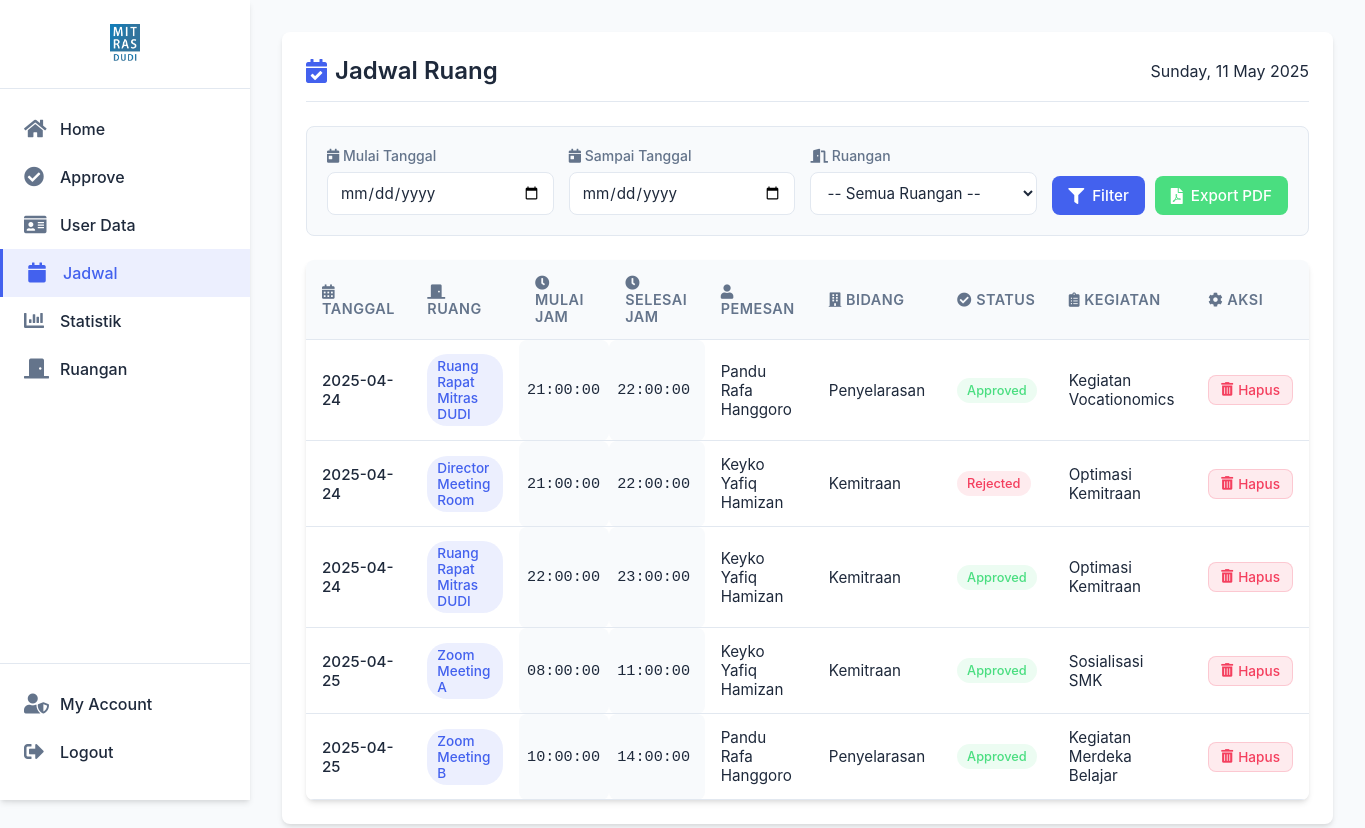
/admin_jadwal.php, run on the app's committed database.
### tables this page shows
CREATE TABLE `bookings` (
  `id` int(11) NOT NULL,
  `room` varchar(255) NOT NULL,
  `date` date NOT NULL,
  `time_start` time NOT NULL,
  `time_end` time NOT NULL,
  `field` varchar(255) NOT NULL,
  `user_id` int(11) NOT NULL,
  `status` enum('Pending','Approved','Rejected','Expired') DEFAULT 'Pending',
  `activity` text DEFAULT NULL
);

CREATE TABLE `users` (
  `id` int(11) NOT NULL,
  `nip` varchar(20) NOT NULL,
  `nama` varchar(100) NOT NULL,
  `jabatan` varchar(200) NOT NULL,
  `password` varchar(255) NOT NULL,
  `role` enum('Admin','User') NOT NULL,
  `is_admin` tinyint(1) DEFAULT 0
);

### admin_jadwal.php (the view, shortened to what this page needs)
<?php
$host = 'localhost';
$db = 'projek_ruangan';
$user = 'root';
$pass = '';
try {
    $pdo = new PDO("mysql:host=$host;dbname=$db", $user, $pass);
    $pdo->setAttribute(PDO::ATTR_ERRMODE, PDO::ERRMODE_EXCEPTION);
} catch (PDOException $e) {
    die("Koneksi ke database gagal: " . $e->getMessage());
}
$startDate = '';
$endDate = '';
$query = "
    SELECT bookings.id, bookings.room, bookings.date, bookings.time_start, bookings.time_end, bookings.field, bookings.status, bookings.activity, users.nama
    FROM bookings
    JOIN users ON bookings.user_id = users.id
";
$query .= " ORDER BY bookings.date, bookings.time_start";
$stmt = $pdo->prepare($query);
$stmt->execute();
$bookings = $stmt->fetchAll(PDO::FETCH_ASSOC);
$current_date = date('l, d F Y');
?>
<!DOCTYPE html>
<html lang="id">
<head>
    <link href='https://unpkg.com/boxicons@2.1.4/css/boxicons.min.css' rel='stylesheet'>
    <link rel="stylesheet" href="https://cdnjs.cloudflare.com/ajax/libs/font-awesome/5.15.3/css/all.min.css">
    <link rel="stylesheet" href="https://cdnjs.cloudflare.com/ajax/libs/animate.css/4.1.1/animate.min.css">
</head>
<body>
    <div class="sidebar">
        <div class="logo-area">
            <img src="gambar/LOGO 1 MITRAS.jpg" alt="Logo">
        </div>
        <a href="admin_home.php">
            <i class="fas fa-home"></i> <span>Home</span>
        </a>
        <a href="admin_approve.php">
            <i class="fas fa-check-circle"></i> <span>Approve</span>
        </a>
        <a href="admin_datauser.php">
            <i class="fas fa-id-card"></i> <span>User Data</span>
        </a>
        <a href="admin_jadwal.php" class="active">
            <i class="fas fa-calendar"></i> <span>Jadwal</span>
        </a>
        <a href="admin_statistik.php">
            <i class="fas fa-chart-bar"></i> <span>Statistik</span>
        </a>
        <a href="admin_ruang.php">
            <i class="fas fa-door-closed"></i> <span>Ruangan</span>
        </a>
        <div class="bottom-links">
            <a href="admin_akun.php">
                <i class="fas fa-user-shield"></i> <span>My Account</span>
            </a>
            <a href="logout.php" onclick="return confirmLogout();">
                <i class="fas fa-sign-out-alt"></i> <span>Logout</span>
            </a>
        </div>
    </div>
    <div class="main-jadwal">
        <div class="container-jadwal">
            <div class="dashboard animate__animated animate__fadeIn">
                <div class="page-header">
                    <h2><i class="fas fa-calendar-check"></i> Jadwal Ruang</h2>
                    <span><?php echo $current_date; ?></span>
                </div>
                <form method="GET" action="admin_jadwal.php" class="filter-form">
                    <div class="filter-group">
                        <label for="start_date">
                            <i class="fas fa-calendar-day"></i> Mulai Tanggal
                        </label>
                        <input type="date" id="start_date" name="start_date" value="<?= htmlspecialchars($startDate) ?>">
                    </div>
                    <div class="filter-group">
                        <label for="end_date">
                            <i class="fas fa-calendar-day"></i> Sampai Tanggal
                        </label>
                        <input type="date" id="end_date" name="end_date" value="<?= htmlspecialchars($endDate) ?>">
                    </div>
                    <div class="filter-group">
                        <label for="room">
                            <i class="fas fa-door-open"></i> Ruangan
                        </label>
                        <select name="room" id="room">
                            <option value="">-- Semua Ruangan --</option>
                        </select>
                    </div>
                    <div class="button-group">
                        <button type="submit" class="btn btn-primary">
                            <i class="fas fa-filter"></i> Filter
                        </button>
                        <button type="submit" name="generate_pdf" class="btn btn-success">
                            <i class="fas fa-file-pdf"></i> Export PDF
                        </button>
                    </div>
                </form>
                <?php if (count($bookings) > 0): ?>
                <div class="table-container">
                    <table>
                        <thead>
                            <tr>
                                <th><i class="fas fa-calendar-alt"></i> Tanggal</th>
                                <th><i class="fas fa-door-closed"></i> Ruang</th>
                                <th><i class="fas fa-clock"></i> Mulai Jam</th>
                                <th><i class="fas fa-clock"></i> Selesai Jam</th>
                                <th><i class="fas fa-user"></i> Pemesan</th>
                                <th><i class="fas fa-building"></i> Bidang</th>
                                <th><i class="fas fa-check-circle"></i> Status</th>
                                <th><i class="fas fa-clipboard-list"></i> Kegiatan</th>
                                <th><i class="fas fa-cog"></i> Aksi</th>
                            </tr>
                        </thead>
                        <tbody>
                            <?php foreach ($bookings as $booking):
                                $isToday = (date('Y-m-d') === $booking['date']) ? ' is-today' : '';
                            ?>
                                <tr class="<?= $isToday ?>">
                                    <td class="date-display"><?= htmlspecialchars($booking['date']) ?></td>
                                    <td><span class="room-tag"><?= htmlspecialchars($booking['room']) ?></span></td>
                                    <td class="time-range"><?= htmlspecialchars($booking['time_start']) ?></td>
                                    <td class="time-range"><?= htmlspecialchars($booking['time_end']) ?></td>
                                    <td><?= htmlspecialchars($booking['nama']) ?></td>
                                    <td><?= htmlspecialchars($booking['field']) ?></td>
                                    <td>
                                        <?php
                                        $statusClass = '';
                                        switch(strtolower($booking['status'])) {
                                            case 'approved':
                                                $statusClass = 'badge-success';
                                                break;
                                            case 'rejected':
                                                $statusClass = 'badge-danger';
                                                break;
                                        }
                                        ?>
                                        <span class="badge <?= $statusClass ?>"><?= htmlspecialchars($booking['status']) ?></span>
                                    </td>
                                    <td><?= htmlspecialchars($booking['activity']) ?></td>
                                    <td>
                                        <a href="delete_pemesanan.php?id=<?= $booking['id'] ?>"
                                           onclick="return confirm('Are you sure you want to delete this schedule?');"
                                           class="action-button delete-button">
                                            <i class="fas fa-trash-alt"></i> Hapus
                                        </a>
                                    </td>
                                </tr>
                            <?php endforeach; ?>
                        </tbody>
                    </table>
                </div>
                <?php endif; ?>
            </div>
        </div>
    </div>
</body>
</html>

### data on the page
bookings: date "2025-04-24", room "Ruang Rapat Mitras DUDI", time_start "21:00:00", time_end "22:00:00", user.nama "Pandu Rafa Hanggoro", field "Penyelarasan", status "Approved", activity "Kegiatan Vocationomics"
bookings: date "2025-04-24", room "Director Meeting Room", time_start "21:00:00", time_end "22:00:00", user.nama "Keyko Yafiq Hamizan", field "Kemitraan", status "Rejected", activity "Optimasi Kemitraan"
bookings: date "2025-04-24", room "Ruang Rapat Mitras DUDI", time_start "22:00:00", time_end "23:00:00", user.nama "Keyko Yafiq Hamizan", field "Kemitraan", status "Approved", activity "Optimasi Kemitraan"
bookings: date "2025-04-25", room "Zoom Meeting A", time_start "08:00:00", time_end "11:00:00", user.nama "Keyko Yafiq Hamizan", field "Kemitraan", status "Approved", activity "Sosialisasi SMK"
bookings: date "2025-04-25", room "Zoom Meeting B", time_start "10:00:00", time_end "14:00:00", user.nama "Pandu Rafa Hanggoro", field "Penyelarasan", status "Approved", activity "Kegiatan Merdeka Belajar"
